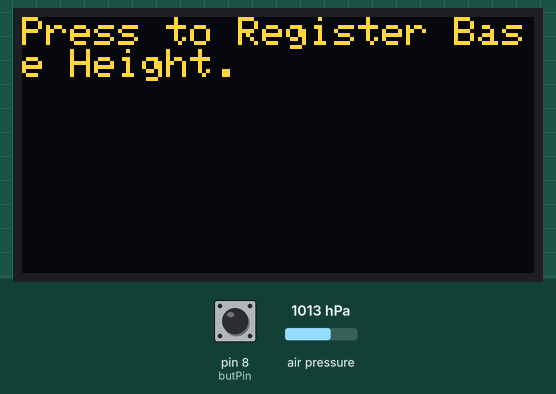
Recording of a sketch running on a simulated Arduino Uno, built with avr-gcc and run on an emulated ATmega328P. On the bench: 128×64 one-colour display. The inputs (shaded band) are chosen by the test bench; at power-on: pin 8 (butPin) HIGH, air pressure 1013 hPa. The OLED is the two-colour kind (top 16 rows yellow); what the sketch prints to the serial monitor is not drawn.

Above: at 1.2 s.
1.3 s: pin 8 (butPin) pulled LOW for 0.15 s
At 1.54 s:
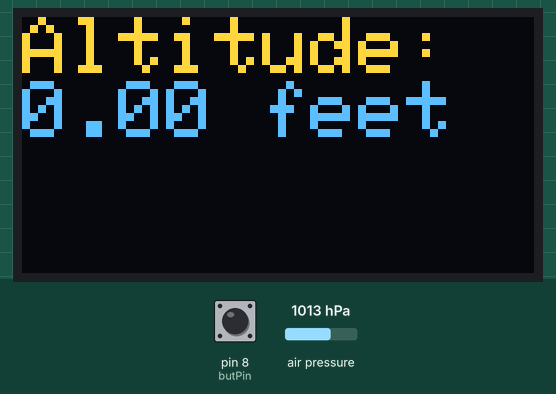
3.2 s: air pressure set to 952 hPa
At 3.5 s:
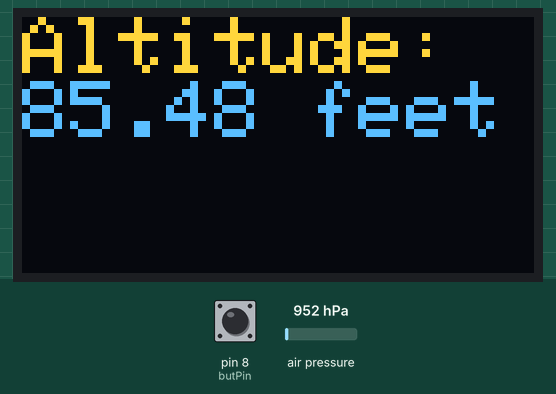
4.9 s: air pressure set to 975 hPa
At 5.14 s:
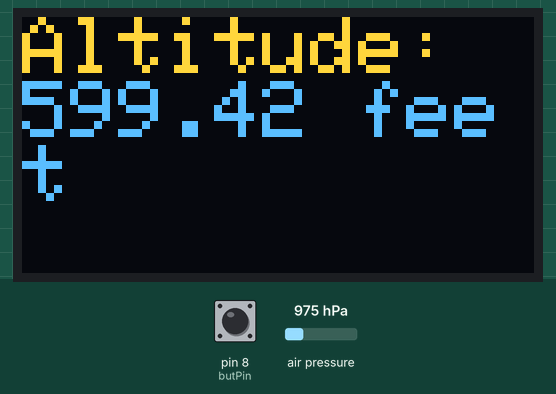
6.5 s: air pressure set to 1000 hPa
At 6.78 s:
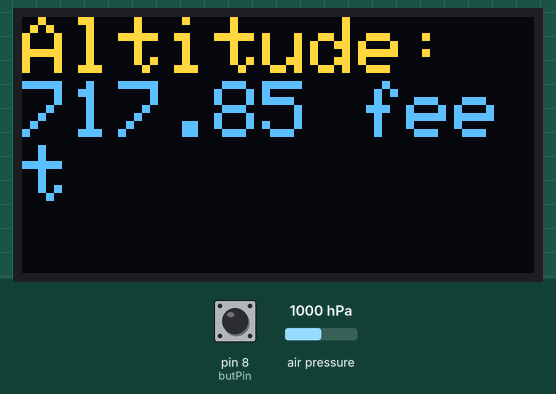
Timing chart, 0 to 9.1 s (numbered marks = the images above; inputs shaded):
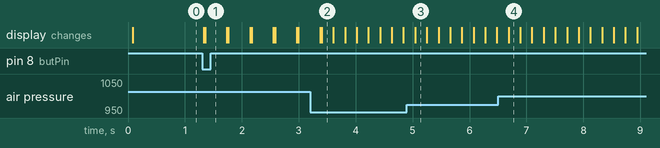

The sketch:

gy87_bmp180_altitude_tetherless_HW.ino
```cpp
#include <Adafruit_BMP085.h>

#include <SPI.h>
#include <Wire.h>
#include <Adafruit_GFX.h>
#include <Adafruit_SSD1306.h>

Adafruit_BMP085 BP;
bool BMPconnected;
bool haveBase = false;

float basePressure;
float Height = 0;
float HeightNow = 0;

int screenWidth = 128;
int screenHeight = 64;
int oledReset = -1;
#define SCREEN_ADDRESS 0x3C
Adafruit_SSD1306 oled(screenWidth, screenHeight, &Wire, oledReset);

int butPin = 8;
int butVal = 1;
// int butValOld = 1;
// int state = 1;

void setup() {
  // put your setup code here, to run once:
  Serial.begin(9600);
  BMPconnected = BP.begin();
  pinMode(butPin, INPUT_PULLUP);
  oled.begin(SSD1306_SWITCHCAPVCC, SCREEN_ADDRESS);
  if (BMPconnected == true) {
    Serial.println("BMP found and Connected.");
  }
  if (BMPconnected == false) {
    Serial.println("BMP180 Not Found! Check Connections.");
  }
}

void loop() {
  // put your main code here, to run repeatedly:
  if (haveBase == false) {

    oled.clearDisplay();
    oled.display();
    oled.setCursor(0, 0);
    oled.setTextColor(WHITE);
    oled.setTextSize(1);
    oled.print("Press to Register Base Height.");
    oled.display();

    // butVal = digitalRead(butPin);
    while (digitalRead(butPin) == 1) {}
    // Serial.println("Place Device at Base, Enter Go:");
    // while (Serial.available() == 0) {}
    basePressure = BP.readPressure();
    haveBase = true;
  }
  HeightNow = findHeight(basePressure);
  Height = .95 * Height + 0.05 * HeightNow;
  // Serial.print(4);
  // Serial.print(",");
  // Serial.print(-5);
  // Serial.print(",");
  // Serial.print(HeightNow);
  // Serial.print(",");
  // Serial.println(Height);
  oled.clearDisplay();
  oled.display();
  oled.setCursor(0, 0);
  oled.setTextColor(WHITE);
  oled.setTextSize(2);
  oled.print("Altitude: ");
  oled.print(Height);
  oled.println(" feet");
  oled.display();
  delay(150);
}

float findHeight(float p0) {
  float d;
  float T0 = 288.15;
  float L = .0065;
  float R = 8.3144598;
  float M = .0289644;
  float g = 9.8;
  float pH;
  pH = BP.readPressure();
  float c = R * L / (M * g);
  d = T0 / L * (1 - pow((pH / p0), c));
  d = d * 3.28084;  //converting into foot
  return d;
}
```

Measured:
- after the input at 1.3 s, the display: first changes at once (image 1 shows a later state)
- after the input at 3.2 s, the display: first differs from a run without the input after 0.20 s (image 2)
